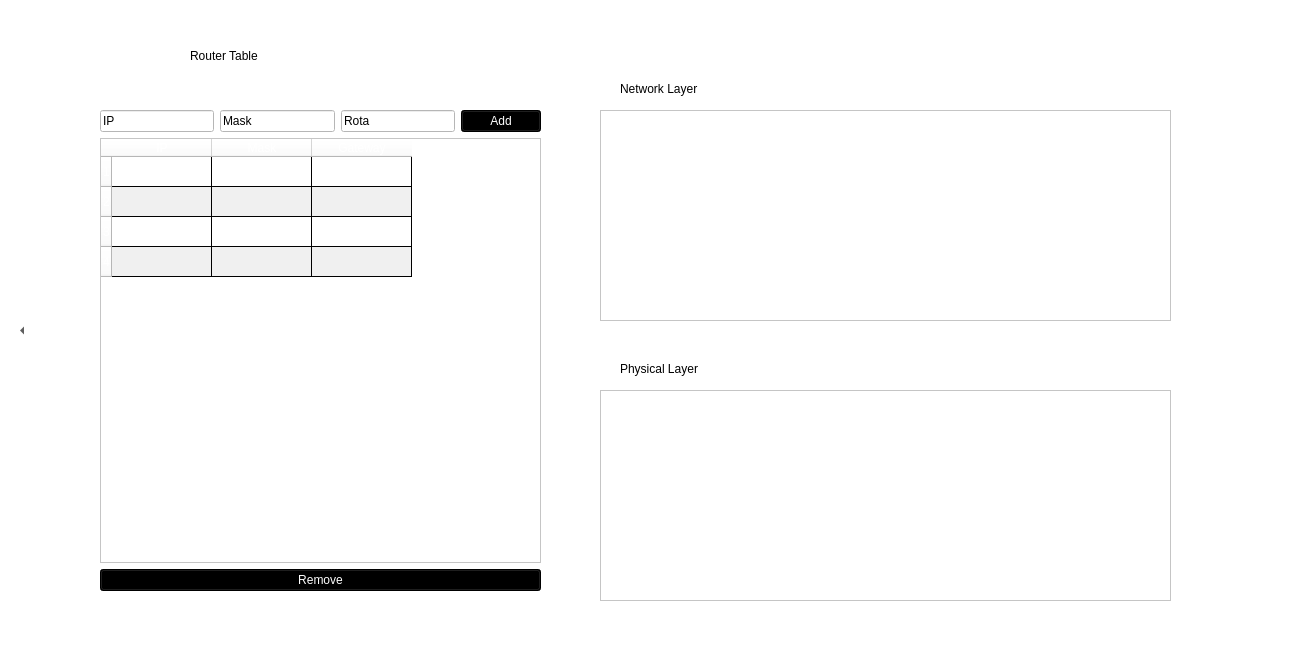
<?xml version="1.0" encoding="UTF-8"?>
<ui version="4.0">
 <class>RouterWidget</class>
 <widget class="QWidget" name="RouterWidget">
  <property name="windowModality">
   <enum>Qt::NonModal</enum>
  </property>
  <property name="geometry">
   <rect>
    <x>0</x>
    <y>0</y>
    <width>1292</width>
    <height>663</height>
   </rect>
  </property>
  <property name="sizePolicy">
   <sizepolicy hsizetype="Preferred" vsizetype="Preferred">
    <horstretch>0</horstretch>
    <verstretch>0</verstretch>
   </sizepolicy>
  </property>
  <property name="focusPolicy">
   <enum>Qt::NoFocus</enum>
  </property>
  <property name="windowTitle">
   <string>Router</string>
  </property>
  <property name="autoFillBackground">
   <bool>false</bool>
  </property>
  <property name="styleSheet">
   <string notr="true">background-color: rgb(255, 255, 255);</string>
  </property>
  <property name="inputMethodHints">
   <set>Qt::ImhNone</set>
  </property>
  <widget class="QWidget" name="verticalLayoutWidget">
   <property name="geometry">
    <rect>
     <x>100</x>
     <y>110</y>
     <width>441</width>
     <height>481</height>
    </rect>
   </property>
   <layout class="QVBoxLayout" name="verticalLayout">
    <item>
     <layout class="QHBoxLayout" name="horizontalLayout_2">
      <item>
       <widget class="QLineEdit" name="ipLine">
        <property name="text">
         <string>IP</string>
        </property>
       </widget>
      </item>
      <item>
       <widget class="QLineEdit" name="lineEdit">
        <property name="text">
         <string>Mask</string>
        </property>
       </widget>
      </item>
      <item>
       <widget class="QLineEdit" name="routeLine">
        <property name="text">
         <string>Rota</string>
        </property>
       </widget>
      </item>
      <item>
       <widget class="QPushButton" name="addButton">
        <property name="styleSheet">
         <string notr="true">background-color: rgb(0, 0, 0);
color: rgb(255, 255, 255);
font: bold 11pt &quot;Latin Modern Roman Caps&quot;;</string>
        </property>
        <property name="text">
         <string>Add</string>
        </property>
       </widget>
      </item>
     </layout>
    </item>
    <item>
     <widget class="QTableWidget" name="routerTable">
      <property name="sizePolicy">
       <sizepolicy hsizetype="Expanding" vsizetype="Expanding">
        <horstretch>0</horstretch>
        <verstretch>0</verstretch>
       </sizepolicy>
      </property>
      <property name="styleSheet">
       <string notr="true">color: rgb(255, 255, 255);
gridline-color: rgb(0, 0, 0);
alternate-background-color: rgb(240, 240, 240);
border-color: rgb(0, 0, 0);
font: bold 11pt &quot;Latin Modern Roman Caps&quot;;</string>
      </property>
      <property name="lineWidth">
       <number>1</number>
      </property>
      <property name="autoScroll">
       <bool>false</bool>
      </property>
      <property name="alternatingRowColors">
       <bool>true</bool>
      </property>
      <property name="wordWrap">
       <bool>true</bool>
      </property>
      <property name="rowCount">
       <number>4</number>
      </property>
      <property name="columnCount">
       <number>3</number>
      </property>
      <attribute name="horizontalHeaderVisible">
       <bool>true</bool>
      </attribute>
      <attribute name="horizontalHeaderCascadingSectionResizes">
       <bool>false</bool>
      </attribute>
      <attribute name="horizontalHeaderDefaultSectionSize">
       <number>100</number>
      </attribute>
      <attribute name="horizontalHeaderHighlightSections">
       <bool>false</bool>
      </attribute>
      <attribute name="horizontalHeaderMinimumSectionSize">
       <number>57</number>
      </attribute>
      <attribute name="horizontalHeaderStretchLastSection">
       <bool>false</bool>
      </attribute>
      <attribute name="verticalHeaderShowSortIndicator" stdset="0">
       <bool>false</bool>
      </attribute>
      <attribute name="verticalHeaderStretchLastSection">
       <bool>false</bool>
      </attribute>
      <row/>
      <row/>
      <row/>
      <row/>
      <column>
       <property name="text">
        <string>IP</string>
       </property>
       <property name="font">
        <font>
         <weight>50</weight>
         <bold>false</bold>
        </font>
       </property>
      </column>
      <column>
       <property name="text">
        <string>Mask</string>
       </property>
      </column>
      <column>
       <property name="text">
        <string>Gateway</string>
       </property>
      </column>
     </widget>
    </item>
    <item>
     <layout class="QHBoxLayout" name="horizontalLayout">
      <item>
       <widget class="QPushButton" name="removeButton">
        <property name="styleSheet">
         <string notr="true">font: bold 11pt &quot;Latin Modern Roman Caps&quot;;
selection-background-color: rgb(0, 0, 0);
background-color: rgb(0, 0, 0);
color: rgb(255, 255, 255);</string>
        </property>
        <property name="text">
         <string>Remove</string>
        </property>
       </widget>
      </item>
     </layout>
    </item>
   </layout>
  </widget>
  <widget class="QLabel" name="label">
   <property name="geometry">
    <rect>
     <x>190</x>
     <y>40</y>
     <width>241</width>
     <height>31</height>
    </rect>
   </property>
   <property name="styleSheet">
    <string notr="true">font: 26pt &quot;Latin Modern Mono Caps&quot;;</string>
   </property>
   <property name="text">
    <string>Router Table</string>
   </property>
  </widget>
  <widget class="QToolButton" name="toolButton">
   <property name="geometry">
    <rect>
     <x>10</x>
     <y>30</y>
     <width>24</width>
     <height>601</height>
    </rect>
   </property>
   <property name="text">
    <string>...</string>
   </property>
   <property name="popupMode">
    <enum>QToolButton::InstantPopup</enum>
   </property>
   <property name="autoRaise">
    <bool>true</bool>
   </property>
   <property name="arrowType">
    <enum>Qt::LeftArrow</enum>
   </property>
  </widget>
  <widget class="QTextEdit" name="physicalOUT">
   <property name="geometry">
    <rect>
     <x>600</x>
     <y>390</y>
     <width>571</width>
     <height>211</height>
    </rect>
   </property>
  </widget>
  <widget class="QLabel" name="label_4">
   <property name="geometry">
    <rect>
     <x>620</x>
     <y>80</y>
     <width>131</width>
     <height>17</height>
    </rect>
   </property>
   <property name="text">
    <string>Network Layer</string>
   </property>
  </widget>
  <widget class="QLabel" name="label_5">
   <property name="geometry">
    <rect>
     <x>620</x>
     <y>360</y>
     <width>131</width>
     <height>17</height>
    </rect>
   </property>
   <property name="text">
    <string>Physical Layer</string>
   </property>
  </widget>
  <widget class="QTextEdit" name="networkOUT">
   <property name="geometry">
    <rect>
     <x>600</x>
     <y>110</y>
     <width>571</width>
     <height>211</height>
    </rect>
   </property>
  </widget>
 </widget>
 <resources/>
 <connections/>
</ui>
